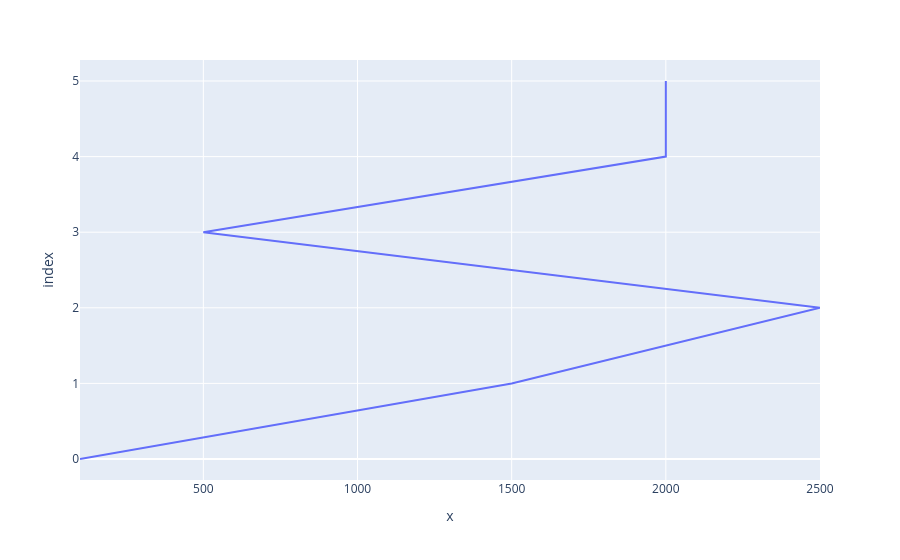

Notebook source saved alongside this figure:
### Code cell
fig2= px.line(months,sales)
fig2.show()

### Figure 1 — Plotly figure (JSON) as saved in the notebook; plotly's stock layout.template omitted (floating-point values rounded to 4 significant figures)
{"data": [{"hovertemplate": "x=%{x}<br>index=%{y}<extra></extra>", "legendgroup": "", "line": {"color": "#636efa", "dash": "solid"}, "marker": {"symbol": "circle"}, "mode": "lines", "name": "", "orientation": "h", "showlegend": false, "type": "scatter", "x": [100, 1500, 2500, 500, 2000, 2000], "xaxis": "x", "y": [0, 1, 2, 3, 4, 5], "yaxis": "y"}], "layout": {"legend": {"tracegroupgap": 0}, "margin": {"t": 60}, "xaxis": {"anchor": "y", "domain": [0, 1], "title": {"text": "x"}}, "yaxis": {"anchor": "x", "domain": [0, 1], "title": {"text": "index"}}}}
